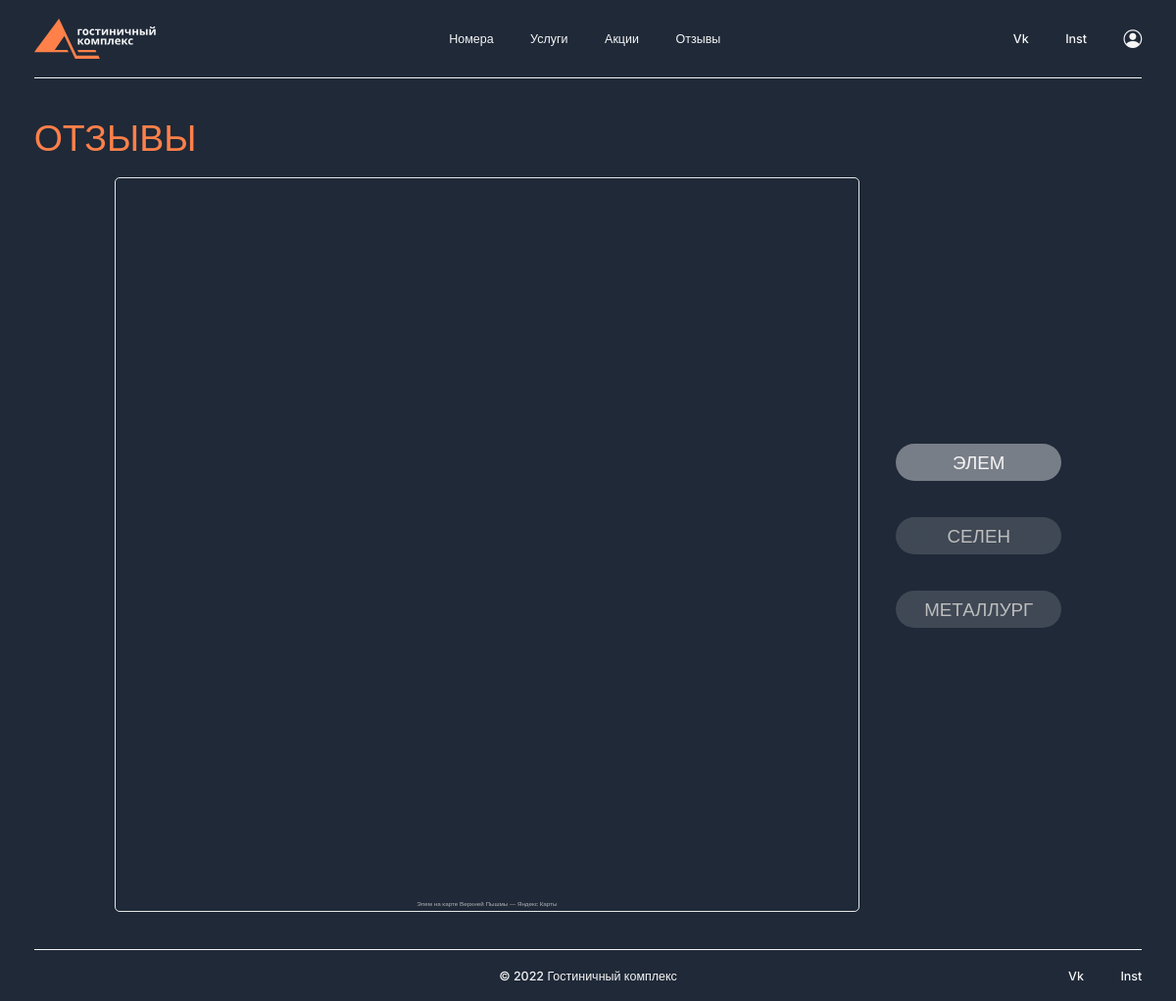
The app's page /reviews/ with its own data.
### hotels/models.py (models this page shows, shortened)
class Hotels(models.Model):
    title = models.CharField(max_length=50, verbose_name="Отель")
    slug = models.SlugField(max_length=50, unique=True, db_index=True, verbose_name="URL")
    content = models.TextField(verbose_name="Описание 1")
    description = models.TextField(verbose_name="Описание 2", blank=True)
    picture = models.ImageField(upload_to="photos/%Y/%m/%d/", verbose_name="Фотография")
    address = models.CharField(max_length=150, verbose_name="Адрес")
    telephone = models.CharField(max_length=50, verbose_name="Телефон")
    email = models.EmailField(max_length=50, verbose_name="Почта")
    class Meta:
        verbose_name = 'Отель'
        verbose_name_plural = 'Отели'

### hotels/views.py (the view)
# urls.py: path('reviews/', reviews, name='reviews'),
def reviews(request):
    hotel = Hotels.objects.all()
    context = {
        'hotel': hotel,
        'menu': menu,
        'title': 'Отзывы'
    }
    return render(request, 'hotels/reviews.html', context=context)

### hotels/templates/hotels/reviews.html (shortened to what this page needs)
{% extends "hotels/base.html" %}
{% block content %}
    <section class="room indent-1">
        <div class="container-md">
            <h1 class="title h1 indent-2">Отзывы</h1>
            <div class="flex__center">
                <div style="width:760px;height:120rem;overflow:hidden;position:relative;" class="hotelys elem">
                    <iframe style="width:100%;height:100%;border:0.1rem solid #e6e6e6;border-radius:0.8rem;box-sizing:border-box;"
                            src="https://yandex.ru/maps-reviews-widget/1343214800?comments"></iframe>
                    <a href="https://yandex.ru/maps/org/elem/1343214800/" target="_blank"
                       style="box-sizing:border-box;text-decoration:none;color:#b3b3b3;font-size:1rem;font-family:YS Text,sans-serif;padding:0 2rem;position:absolute;bottom:0.8rem;width:100%;text-align:center;left:0;overflow:hidden;text-overflow:ellipsis;display:block;max-height:1.4rem;white-space:nowrap;padding:0 1.6rem;box-sizing:border-box;">Элем
                        на карте Верхней Пышмы — Яндекс Карты</a></div>
                <ul class="hotels--trio ml-6">
                    {% for h in hotel %}
                        <li class="indent-1">
                            <label for="{{ h.slug }}" class="gray h2">{{ h.title }}</label>
                        </li>
                    {% endfor %}
                </ul>
            </div>
        </div>
    </section>
{% endblock %}

### hotels/static/hotels/css/style.css (style rules this page uses)
* { padding: 0;margin: 0;border: 0; }
*,*:before,*:after { -moz-box-sizing: border-box;-webkit-box-sizing: border-box;box-sizing: border-box; }
html,body { height:100%;width:100%; font-size:100%;line-height:1;-ms-text-size-adjust:100%;-moz-text-size-adjust:100%;-webkit-text-size-adjust:100%; }
a,a:visited { text-decoration: none; }
ul li { list-style: none; }
h1,h2,h3,h4,h5,h6 { font-size:inherit;font-weight: inherit; }
a { color:inherit; }
ul, ol { list-style: none; margin: 0 !important; padding: 0 !important; }
a { text-decoration: none !important; }
html { box-sizing: border-box; font-size: calc(100vw / 1920 * 10); }
.bg { background-color: #1F2938; }
.title { color: #FF8049; text-transform: uppercase; }
.gray { color: #BEBEBE; }
.h1 { font-size: 6rem !important; font-family: 'Inter', sans-serif; }
.h2 { font-size: 3rem !important; font-family: 'Open Sans', sans-serif; }
.indent-1 { margin-bottom: 6rem !important; }
.indent-2 { margin-bottom: 3rem !important; }
.hotels--trio label { display: flex; justify-content: center; align-items: center; margin: 3rem 0; border-radius: 10rem; cursor: pointer; height: 6rem; width: 27rem; background: rgba(255, 255, 255, 0.15); backdrop-filter: blur(25px); }
input[type="radio"].hotel:checked+label { color: #F5F5F5; background: rgba(255, 255, 255, 0.4); }
li label { cursor: pointer; }
input[type="radio"]:checked+label { color: #F5F5F5; }
.flex__center { display: flex; justify-content: center; align-items: center; }
.flex__center .hotels--trio { margin-left: 6rem !important; }

### records on screen
Hotels: title "ЭЛЕМ"
Hotels: title "СЕЛЕН"
Hotels: title "МЕТАЛЛУРГ"

### other values on screen
{{ m.title }} "Номера" "Услуги" "Акции" "Отзывы"
